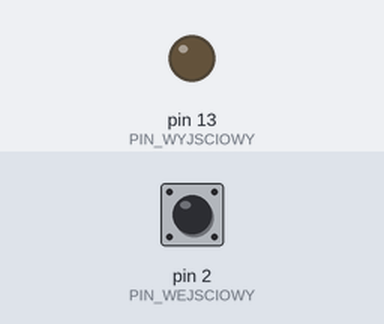
Recording of a sketch running on a simulated Arduino Uno, built with avr-gcc and run on an emulated ATmega328P. On the bench: output pins drawn as LEDs (lit = HIGH). Inputs (shaded band) come from the test bench; at power-on: pin 2 (PIN_WEJSCIOWY) HIGH.

Above: at 1.2 s.
1.3 s: pin 2 (PIN_WEJSCIOWY) pulled LOW for 0.15 s
At 1.37 s:
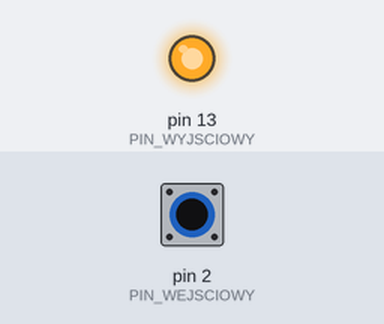
2.9 s: pin 2 (PIN_WEJSCIOWY) pulled LOW for 3.2 s
At 7.0 s:
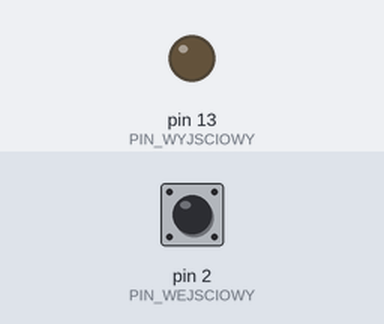
Timing chart, 0 to 8.5 s (numbered marks = the images above; inputs shaded):
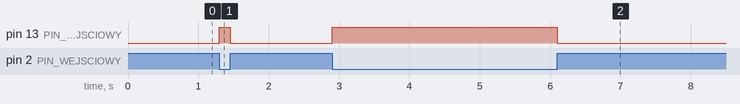

The sketch:

testpinow.ino
```cpp
// ZMIEŃ TE DWIE LICZBY ABY PRZETESTOWAĆ INNE PINY:
const int PIN_WEJSCIOWY = 2;  // Pin, do którego dotykasz kabelkiem z GND
const int PIN_WYJSCIOWY = 13; // Pin, do którego podłączasz diodę LED

void setup() {
  // Ustawiamy pin wejściowy z wbudowanym rezystorem podciągającym (bezpieczniejsze)
  pinMode(PIN_WEJSCIOWY, INPUT_PULLUP);

  // Ustawiamy pin wyjściowy dla diody
  pinMode(PIN_WYJSCIOWY, OUTPUT);
}

void loop() {
  // Odczytujemy stan pinu wejściowego
  int stanWejscia = digitalRead(PIN_WEJSCIOWY);

  // Ponieważ używamy INPUT_PULLUP, pin ma stan WYSOKI (HIGH), gdy nic nie jest podłączone.
  // Gdy dotkniesz nim do GND, stan zmieni się na NISKI (LOW).
  // Odwracamy ten sygnał (!stanWejscia), aby dioda zapaliła się po dotknięciu GND.

  if (stanWejscia == LOW) {
    digitalWrite(PIN_WYJSCIOWY, HIGH); // Włącz diodę
  } else {
    digitalWrite(PIN_WYJSCIOWY, LOW);  // Wyłącz diodę
  }
}
```

Measured:
- after the input at 1.3 s, pin 13 (PIN_WYJSCIOWY): LOW → HIGH at once, → LOW 0.15 s later
- after the input at 2.9 s, pin 13 (PIN_WYJSCIOWY): LOW → HIGH at once, → LOW 3.2 s later
